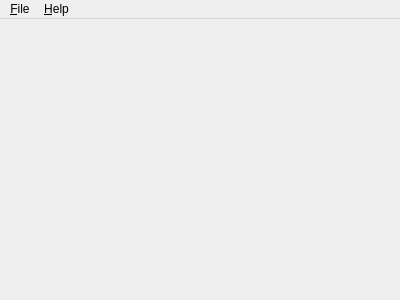
<?xml version="1.0" encoding="UTF-8"?>
<ui version="4.0">
 <class>MainWindow</class>
 <widget class="QMainWindow" name="MainWindow">
  <property name="geometry">
   <rect>
    <x>0</x>
    <y>0</y>
    <width>400</width>
    <height>300</height>
   </rect>
  </property>
  <property name="windowTitle">
   <string>My TCP Client App</string>
  </property>
  <property name="windowIcon">
   <iconset resource="../client_app.qrc">
    <normaloff>:/images/qt-logo.png</normaloff>:/images/qt-logo.png</iconset>
  </property>
  <widget class="QWidget" name="centralWidget"/>
  <widget class="QMenuBar" name="menubar">
   <property name="geometry">
    <rect>
     <x>0</x>
     <y>0</y>
     <width>400</width>
     <height>23</height>
    </rect>
   </property>
   <widget class="QMenu" name="menuFile">
    <property name="title">
     <string>&amp;File</string>
    </property>
    <addaction name="actionOpen"/>
    <addaction name="actionEditSettings"/>
    <addaction name="separator"/>
    <addaction name="actionQuit"/>
   </widget>
   <widget class="QMenu" name="menuHelp">
    <property name="title">
     <string>&amp;Help</string>
    </property>
    <addaction name="actionAbout"/>
   </widget>
   <addaction name="menuFile"/>
   <addaction name="menuHelp"/>
  </widget>
  <action name="actionQuit">
   <property name="icon">
    <iconset>
     <normalon>:/images/application-exit.png</normalon>
    </iconset>
   </property>
   <property name="text">
    <string>&amp;Quit</string>
   </property>
  </action>
  <action name="actionEditSettings">
   <property name="icon">
    <iconset>
     <normalon>:/images/settings.png</normalon>
    </iconset>
   </property>
   <property name="text">
    <string>&amp;Settings...</string>
   </property>
   <property name="toolTip">
    <string>Edit connection settings</string>
   </property>
  </action>
  <action name="actionAbout">
   <property name="icon">
    <iconset resource="../client_app.qrc">
     <normaloff>:/images/qt-logo.png</normaloff>:/images/qt-logo.png</iconset>
   </property>
   <property name="text">
    <string>&amp;About...</string>
   </property>
   <property name="toolTip">
    <string>About this program</string>
   </property>
  </action>
  <action name="actionOpen">
   <property name="icon">
    <iconset resource="../client_app.qrc">
     <normaloff>:/images/clear.png</normaloff>
     <normalon>:/images/clear.png</normalon>:/images/clear.png</iconset>
   </property>
   <property name="text">
    <string>&amp;Open...</string>
   </property>
   <property name="toolTip">
    <string>Open local video file</string>
   </property>
  </action>
 </widget>
 <resources>
  <include location="../client_app.qrc"/>
 </resources>
 <connections/>
</ui>
